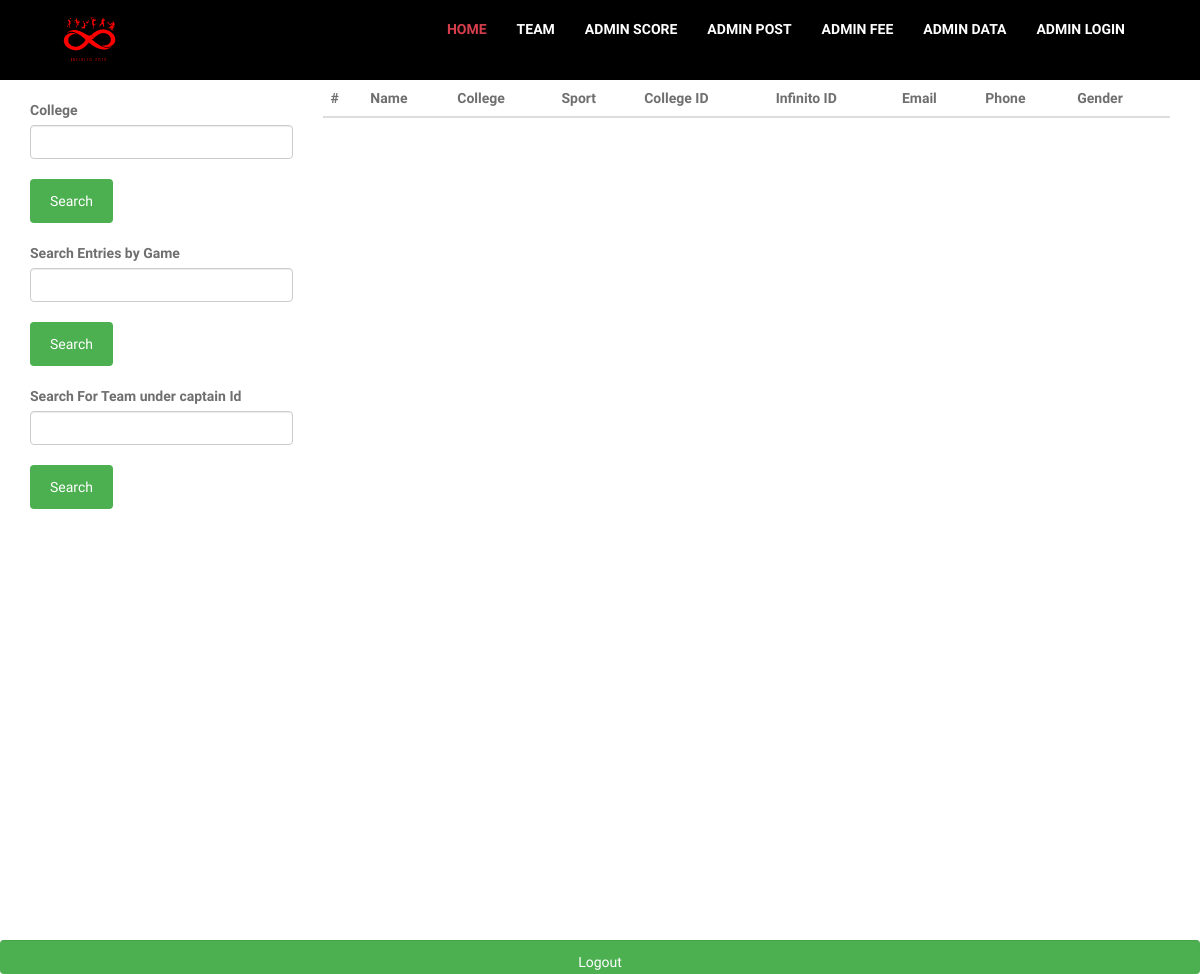
The app's page /admin/collegeData.php (signed in), older data.
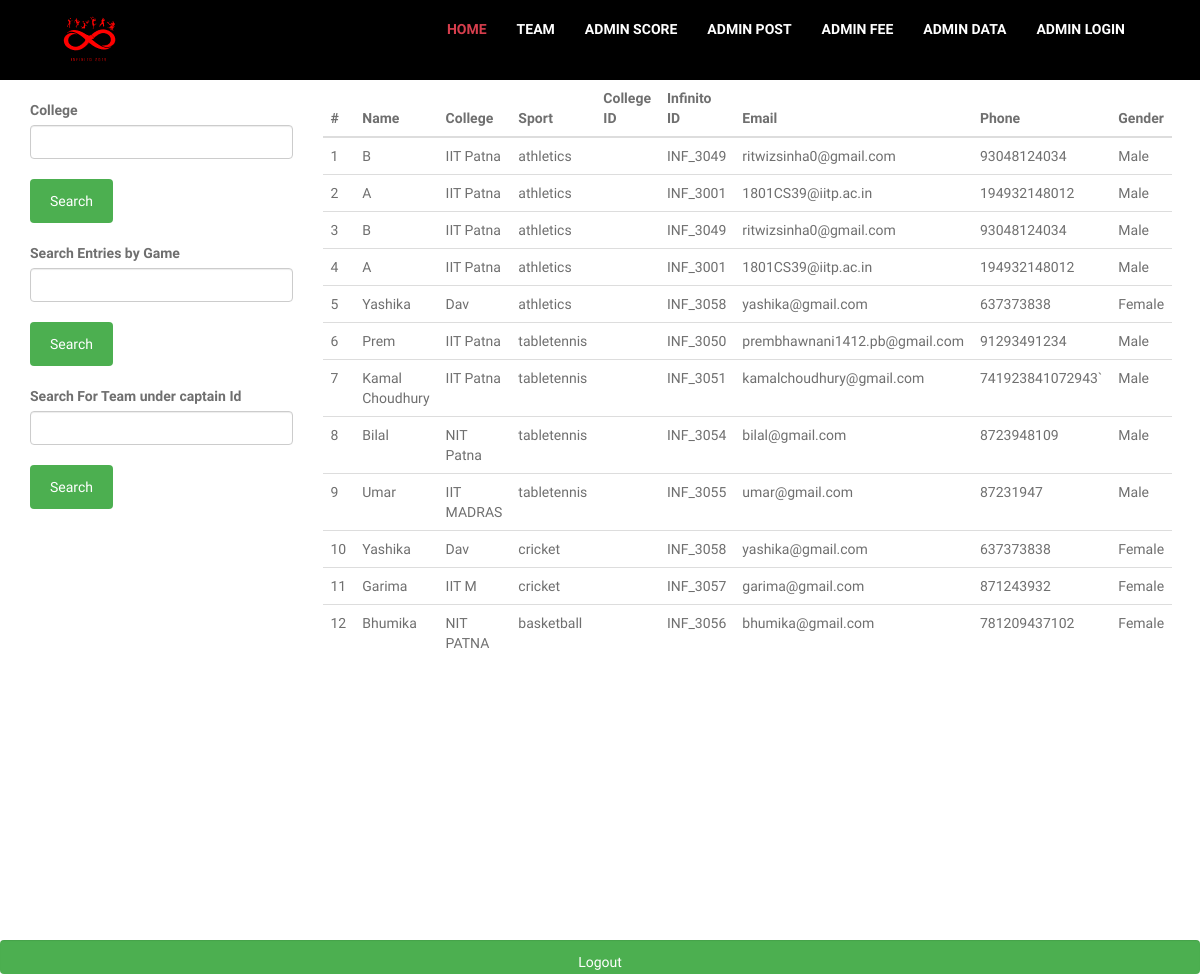
The same page, newer data.
### tables this page shows
CREATE TABLE `participants` (
  `Id` int(20) NOT NULL,
  `Name` varchar(100) NOT NULL,
  `College` varchar(100) NOT NULL,
  `isCaptain` tinyint(1) DEFAULT 0,
  `InfCode` varchar(10) NOT NULL,
  `Email` varchar(50) DEFAULT NULL,
  `isConfirmed` int(2) DEFAULT NULL,
  `Phone` varchar(50) NOT NULL,
  `Gender` varchar(6) NOT NULL,
  `CollegeId` varchar(200) NOT NULL
);

CREATE TABLE `registered` (
  `Id` int(11) NOT NULL,
  `Sport` varchar(30) NOT NULL,
  `InfCode` varchar(30) NOT NULL,
  `Aux` varchar(20) DEFAULT NULL
);

### admin/collegeData.php (the view, shortened to what this page needs)
<!DOCTYPE html>
<html lang="en">
<head>
    <link rel="stylesheet" type="text/css" href="../css/style.css?version=51" />
    <link rel="stylesheet" type="text/css" href="../css/responsive.css?version=51" />
    <link rel="stylesheet" type="text/css" href="../css/countdown.css?version=51" />
    <link rel="stylesheet" href="https://use.fontawesome.com/releases/v5.7.0/css/all.css" />
</head>
<body>
    <div class="bac">
        <div class="container" style="padding:10px 0">
            <a href="../index.php" class="logo float-left tran4s"><img src="../images/logo/logo.png" alt="Logo" style="border-radius:100%" /></a>
            <nav class="navbar float-right theme-main-menu one-page-menu">
                <div class="collapse navbar-collapse" id="navbar-collapse-1">
                    <ul class="nav navbar-nav">
                        <li class="active"><a href="../index.php">Home</a></li>
                        <li><a href="../team.php">Team</a></li>
                        <li><a href="./adminScore.php">Admin Score</a></li>
                        <li><a href="./adminPost.php">Admin Post</a></li>
                        <li><a href="./adminFee.php">Admin Fee</a></li>
                        <li><a href="./adminData.php">Admin Data</a></li>
                        <li><a href="./adminLogin.php">Admin Login</a></li>
                    </ul>
                </div>
            </nav>
        </div>
    </div>
    <?php
    if (isset($_SESSION['isVerified'])) {
        require('../connect.php');
        $stmt = $pdo->prepare("SELECT * FROM participants a, registered b WHERE a.InfCode = b.InfCode");
        $stmt->execute();
        $search_result = $stmt->fetchAll();
        ?>
        <div class="container" style="height:100vh;">
            <div class="col-lg-3 col-md-3">
                <form action="" method="POST" style="margin-top:20px;">
                    <div class="form-group">
                        <label for="Search By College">College</label>
                        <input type="text" name="college" required class="form-control">
                        <br>
                        <input type="submit" name="collegeSubmit" value="Search" class="btn btn-primary" >
                    </div>
                </form>
                <form action="" method="POST" style="margin-top:20px;">
                    <div class="form-group">
                        <label for="GET BY GAME">Search Entries by Game</label>
                        <input type="text" name="game" required class="form-control">
                        <br>
                        <input type="submit" name="gameSubmit" value="Search" class="btn btn-primary" >
                    </div>
                </form>
                <form action="" method="POST" style="margin-top:20px;">
                    <div class="form-group">
                        <label for="GET team">Search For Team under captain Id</label>
                        <input type="text" name="team" required class="form-control">
                        <br>
                        <input type="submit" name="teamSubmit" value="Search" class="btn btn-primary" >
                    </div>
                </form>
            </div>
            <div class="col-lg-9 col-md-9">
                <table class="table">
                    <thead class="thead-dark">
                        <tr>
                            <th scope="col">#</th>
                            <th scope="col">Name</th>
                            <th scope="col">College</th>
                            <th scope="col">Sport</th>
                            <th scope="col">College ID</th>
                            <th scope="col">Infinito ID</th>
                            <th scope="col">Email</th>
                            <th scope="col">Phone</th>
                            <th scope="col">Gender</th>
                        </tr>
                    </thead>
                    <tbody>
                    <?php $count =1;
                        foreach($search_result as $data) {
                        ?>
                        <tr>
                            <td><?php echo $count ?></td>
                            <td><?php echo $data['Name'] ?></td>
                            <td><?php echo $data['College'] ?></td>
                            <td><?php echo $data['Sport'] ?></td>
                            <td><?php echo $data['CollegeId']  ?></td>
                            <td><?php echo $data['InfCode']  ?></td>
                            <td><?php echo $data['Email']  ?></td>
                            <td><?php echo $data['Phone']  ?></td>
                            <td><?php echo $data['Gender'] ?></td>
                        </tr>
                        <?php $count++; } ?>
                    </tbody>
                </table>
            </div>
        </div>
        <form action="" method="POST" style="margin-top:5%;">
                <input class="form-control" type="submit" name="logout" value="Logout">
        </form>
    <?php  }
     else {
        echo "Login as Admin";
    }
    ?>
</body>
</html>

Row changes from the older to the newer data that the page shows:
added participants: Name "B", College "IIT Patna", registered.Sport "athletics", registered.InfCode "INF_3049", Email "ritwizsinha0@gmail.com", Phone "93048124034", Gender "Male"
added participants: Name "A", College "IIT Patna", registered.Sport "athletics", registered.InfCode "INF_3001", Email "1801CS39@iitp.ac.in", Phone "194932148012", Gender "Male"
added participants: Name "Yashika", College "Dav", registered.Sport "athletics", registered.InfCode "INF_3058", Email "yashika@gmail.com", Phone "637373838", Gender "Female", registered.Sport "cricket"
added participants: Name "Prem", College "IIT Patna", registered.Sport "tabletennis", registered.InfCode "INF_3050", Email "prembhawnani1412.pb@gmail.com", Phone "91293491234", Gender "Male"
added participants: Name "Kamal Choudhury", College "IIT Patna", registered.Sport "tabletennis", registered.InfCode "INF_3051", Email "kamalchoudhury@gmail.com", Phone "741923841072943`", Gender "Male"
added participants: Name "Bilal", College "NIT Patna", registered.Sport "tabletennis", registered.InfCode "INF_3054", Email "bilal@gmail.com", Phone "8723948109", Gender "Male"
added participants: Name "Umar", College "IIT MADRAS", registered.Sport "tabletennis", registered.InfCode "INF_3055", Email "umar@gmail.com", Phone "87231947", Gender "Male"
added participants: Name "Garima", College "IIT M", registered.Sport "cricket", registered.InfCode "INF_3057", Email "garima@gmail.com", Phone "871243932", Gender "Female"
added participants: Name "Bhumika", College "NIT PATNA", registered.Sport "basketball", registered.InfCode "INF_3056", Email "bhumika@gmail.com", Phone "781209437102", Gender "Female"
